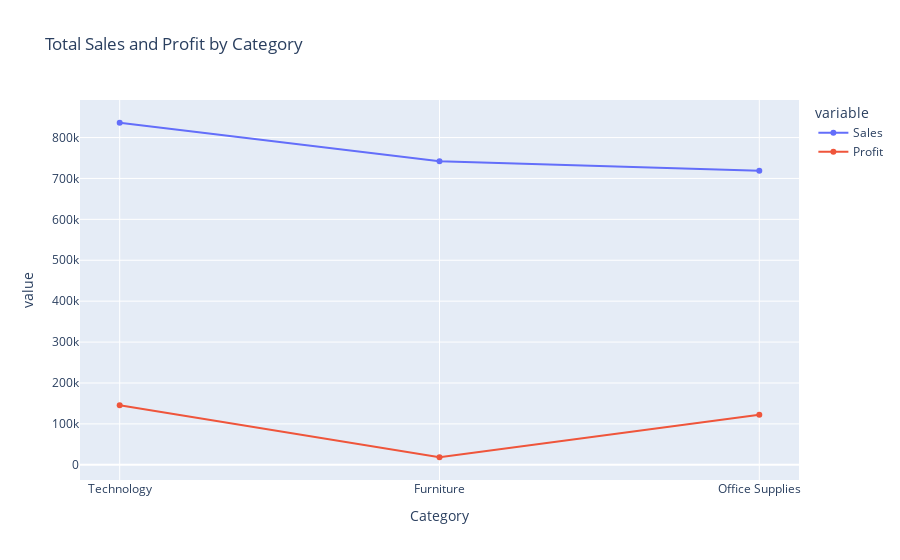

This figure's notebook cell:
### Code cell
Total_sales_reset = Total_sales.reset_index()
fig = px.line(Total_sales_reset, x='Category', y=['Sales', 'Profit'], markers=True, 
              title='Total Sales and Profit by Category')
fig.show()

### Figure 1 — Plotly figure (JSON) as saved in the notebook; plotly's stock layout.template omitted (floating-point values rounded to 4 significant figures)
{"data": [{"hovertemplate": "variable=Sales<br>Category=%{x}<br>value=%{y}<extra></extra>", "legendgroup": "Sales", "line": {"color": "#636efa", "dash": "solid"}, "marker": {"symbol": "circle"}, "mode": "markers+lines", "name": "Sales", "orientation": "v", "showlegend": true, "type": "scatter", "x": ["Technology", "Furniture", "Office Supplies"], "xaxis": "x", "y": [836200.0, 742000.0, 719000.0], "yaxis": "y"}, {"hovertemplate": "variable=Profit<br>Category=%{x}<br>value=%{y}<extra></extra>", "legendgroup": "Profit", "line": {"color": "#EF553B", "dash": "solid"}, "marker": {"symbol": "circle"}, "mode": "markers+lines", "name": "Profit", "orientation": "v", "showlegend": true, "type": "scatter", "x": ["Technology", "Furniture", "Office Supplies"], "xaxis": "x", "y": [145500.0, 18450.0, 122500.0], "yaxis": "y"}], "layout": {"legend": {"title": {"text": "variable"}, "tracegroupgap": 0}, "title": {"text": "Total Sales and Profit by Category"}, "xaxis": {"anchor": "y", "domain": [0, 1], "title": {"text": "Category"}}, "yaxis": {"anchor": "x", "domain": [0, 1], "title": {"text": "value"}}}}
